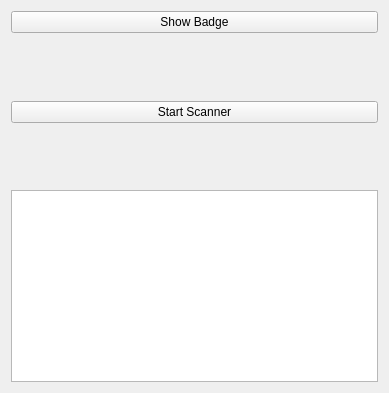
<?xml version="1.0" encoding="UTF-8"?>
<ui version="4.0">
 <class>CameraPairingWidget</class>
 <widget class="QWidget" name="CameraPairingWidget">
  <property name="geometry">
   <rect>
    <x>0</x>
    <y>0</y>
    <width>389</width>
    <height>393</height>
   </rect>
  </property>
  <property name="windowTitle">
   <string>Camera Pairing</string>
  </property>
  <layout class="QGridLayout" name="gridLayout">
   <item row="7" column="1" colspan="2">
    <widget class="QListWidget" name="listWidgetCandidates">
     <property name="sizePolicy">
      <sizepolicy hsizetype="Minimum" vsizetype="Minimum">
       <horstretch>0</horstretch>
       <verstretch>0</verstretch>
      </sizepolicy>
     </property>
     <property name="flow">
      <enum>QListView::LeftToRight</enum>
     </property>
     <property name="viewMode">
      <enum>QListView::IconMode</enum>
     </property>
    </widget>
   </item>
   <item row="0" column="1" colspan="2">
    <widget class="QPushButton" name="pushButtonBadge">
     <property name="sizePolicy">
      <sizepolicy hsizetype="Minimum" vsizetype="Minimum">
       <horstretch>0</horstretch>
       <verstretch>0</verstretch>
      </sizepolicy>
     </property>
     <property name="toolTip">
      <string>Display our badge so that other tiers may discover us.</string>
     </property>
     <property name="text">
      <string>Show Badge</string>
     </property>
     <property name="icon">
      <iconset resource="../../libres/resources/icons.qrc">
       <normaloff>:/icons/pairing/identity.svg</normaloff>:/icons/pairing/identity.svg</iconset>
     </property>
     <property name="checkable">
      <bool>true</bool>
     </property>
    </widget>
   </item>
   <item row="1" column="2">
    <widget class="QRWidget" name="widgetQR" native="true">
     <property name="sizePolicy">
      <sizepolicy hsizetype="Minimum" vsizetype="Expanding">
       <horstretch>0</horstretch>
       <verstretch>0</verstretch>
      </sizepolicy>
     </property>
    </widget>
   </item>
   <item row="1" column="1">
    <widget class="IdenticonWidget" name="widgetIdenticon" native="true">
     <property name="sizePolicy">
      <sizepolicy hsizetype="Minimum" vsizetype="Expanding">
       <horstretch>0</horstretch>
       <verstretch>0</verstretch>
      </sizepolicy>
     </property>
    </widget>
   </item>
   <item row="4" column="1" colspan="2">
    <widget class="QPushButton" name="pushButtonScanner">
     <property name="sizePolicy">
      <sizepolicy hsizetype="Minimum" vsizetype="Minimum">
       <horstretch>0</horstretch>
       <verstretch>0</verstretch>
      </sizepolicy>
     </property>
     <property name="toolTip">
      <string>Enable scanner to discover other tiers via QR code.</string>
     </property>
     <property name="text">
      <string>Start Scanner</string>
     </property>
     <property name="icon">
      <iconset resource="../../libres/resources/icons.qrc">
       <normaloff>:/icons/sensors/sensor_camera.svg</normaloff>:/icons/sensors/sensor_camera.svg</iconset>
     </property>
     <property name="checkable">
      <bool>true</bool>
     </property>
    </widget>
   </item>
   <item row="5" column="1" colspan="2">
    <widget class="QWidget" name="widgetCameraViewfinder" native="true">
     <property name="sizePolicy">
      <sizepolicy hsizetype="Minimum" vsizetype="Expanding">
       <horstretch>0</horstretch>
       <verstretch>0</verstretch>
      </sizepolicy>
     </property>
    </widget>
   </item>
   <item row="6" column="1" colspan="2">
    <widget class="WaitingSpinnerWidget" name="widgetSpinnerScanner" native="true">
     <property name="sizePolicy">
      <sizepolicy hsizetype="Preferred" vsizetype="Expanding">
       <horstretch>0</horstretch>
       <verstretch>0</verstretch>
      </sizepolicy>
     </property>
     <property name="minimumSize">
      <size>
       <width>0</width>
       <height>0</height>
      </size>
     </property>
    </widget>
   </item>
   <item row="3" column="1" colspan="2">
    <widget class="WaitingSpinnerWidget" name="widgetSpinnerBadge" native="true">
     <property name="sizePolicy">
      <sizepolicy hsizetype="Preferred" vsizetype="Expanding">
       <horstretch>0</horstretch>
       <verstretch>0</verstretch>
      </sizepolicy>
     </property>
     <property name="minimumSize">
      <size>
       <width>0</width>
       <height>0</height>
      </size>
     </property>
    </widget>
   </item>
  </layout>
 </widget>
 <customwidgets>
  <customwidget>
   <class>IdenticonWidget</class>
   <extends>QWidget</extends>
   <header location="global">identity/IdenticonWidget.hpp</header>
   <container>1</container>
  </customwidget>
  <customwidget>
   <class>QRWidget</class>
   <extends>QWidget</extends>
   <header location="global">qr/QRWidget.hpp</header>
   <container>1</container>
  </customwidget>
  <customwidget>
   <class>WaitingSpinnerWidget</class>
   <extends>QWidget</extends>
   <header location="global">components/WaitingSpinnerWidget.hpp</header>
   <container>1</container>
  </customwidget>
 </customwidgets>
 <resources>
  <include location="../../libres/resources/icons.qrc"/>
 </resources>
 <connections/>
</ui>
